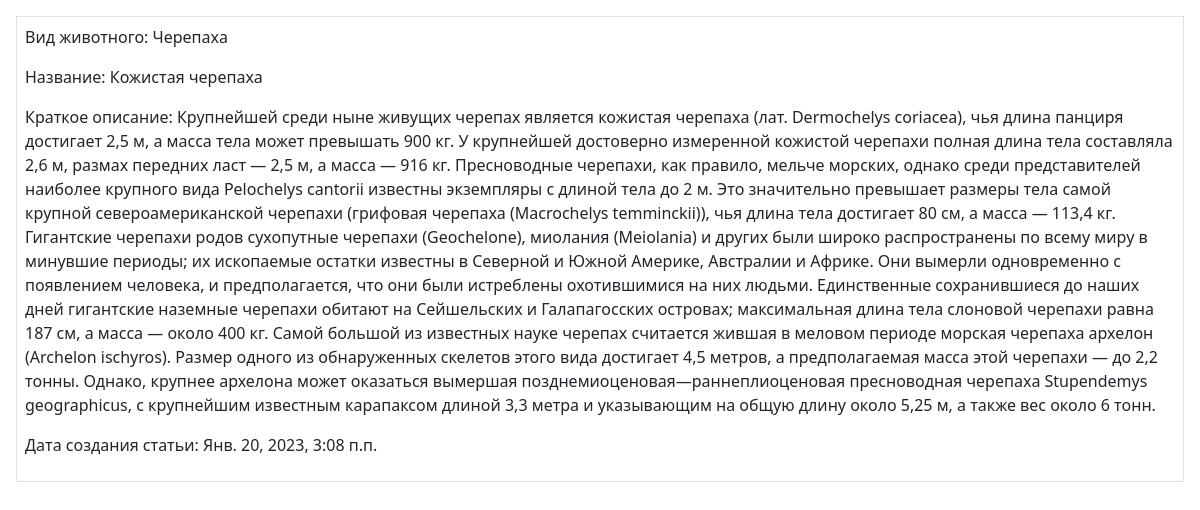
The page /list/ on the database as committed earlier.
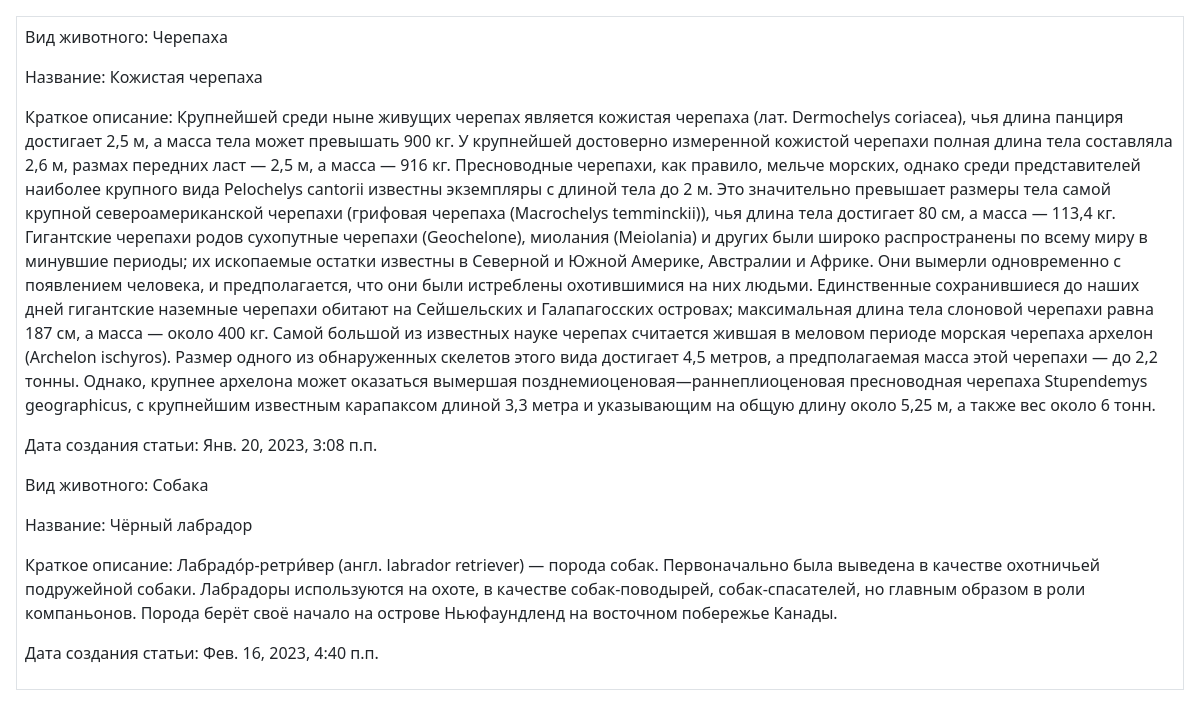
The same page on the database as committed later.
### zoo/models.py (models this page shows, shortened)
class Zoo(models.Model):
    animal_type = models.CharField(max_length=50, verbose_name="Вид животного")
    name = models.CharField(max_length=50, verbose_name="Класс")
    image = models.ImageField(upload_to="%Y/%m/%d/", verbose_name="Изображение", blank=True)
    description = models.TextField(blank=False, verbose_name="Краткое описание животного")
    date_of_added = models.DateTimeField(auto_now_add=True, verbose_name="Дата написания статьи")
    class Meta:
        verbose_name = "Животное"
        verbose_name_plural = "Животные"

### zoo/views.py (the view)
# urls.py: path('list/', zoo_list_view),
def zoo_list_view(request):
    zoo = Zoo.objects.all()
    context = {'zoo_list': zoo}
    return render(request, 'zooproject/zoo_list.html', context)

### zoo/templates/zooproject/zoo_list.html
{% extends 'root.html' %}
{% block content %}
    <div class="p-2 m-3 border">
        {% for zoo in zoo_list %}
            <p>Вид животного: {{ zoo.animal_type }}</p>
            <p>Название: {{ zoo.name }}</p>
            <p>Краткое описание: {{ zoo.description }}</p>
            <p>Дата создания статьи: {{ zoo.date_of_added }}</p>
        {% endfor %}
    </div>
{% endblock %}

Rows that differ between the two databases and show on the page:
added Zoo: animal_type "Собака", name "Чёрный лабрадор", description "Лабрадо́р-ретри́вер (англ. labrador retriever) — порода собак. Первоначально была выведена в качестве охотничьей подружейной собаки. Лабрадоры используются на охоте, в качестве собак-поводырей, собак-спасателей, но главным образом в роли компаньонов. Порода берёт своё начало на острове Ньюфаундленд на восточном побережье Канады.", date_of_added "Фев. 16, 2023, 4:40 п.п."
